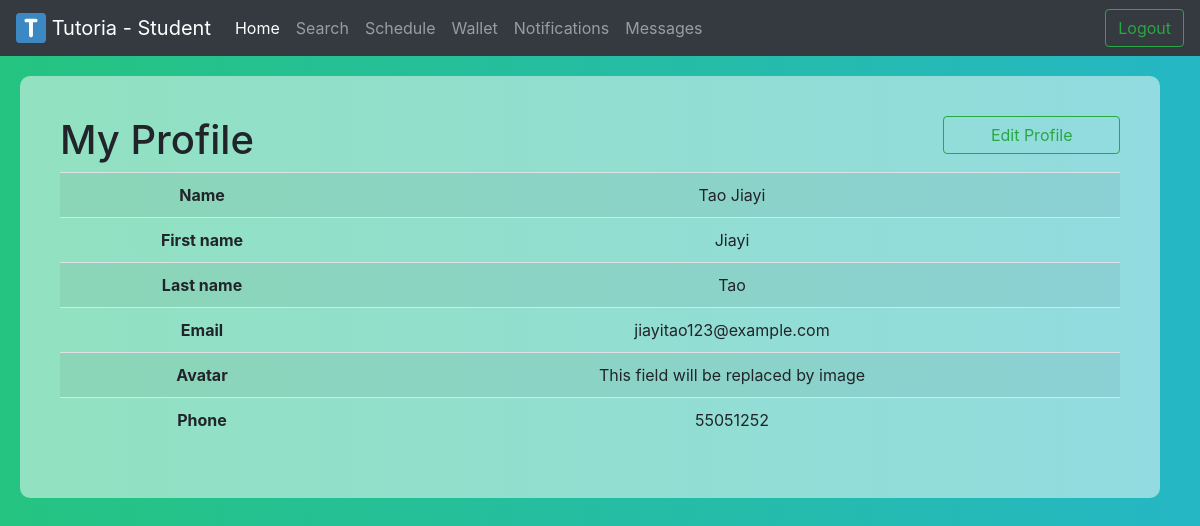
The page /student/homepage/ (signed in) on the database its author committed.
### tutoria/models.py (models this page shows, shortened)
class Client(models.Model):
	user = models.OneToOneField(User, on_delete=models.CASCADE)  # many-to-one
	login_type = models.CharField(max_length=20, default="Student")
	balance = models.FloatField(default="0.00")
	avatar = models.TextField(default="This is an avatar") # change to image
	phone = models.CharField(max_length=10, default="None")
	class Meta:
		abstract = True

class Student(Client):
	pass

### tutoria/views/student_view/homepage_view.py (the view)
def homepage(request):
	student = Student.objects.get(user=request.user)
	num_unread_msg = len(Message.objects.filter(
		receiver = request.user,
		unread = True,
	))
	num_unread_notf = len(Notification.objects.filter(
		user = request.user,
		unread = True,
	))
	return render_to_response('tutoria/student/homepage.html',locals())

### tutoria/templates/tutoria/student/homepage.html (shortened to what this page needs)
<html>
<head>
	{% load static %}
	<link rel="stylesheet" href="https://maxcdn.bootstrapcdn.com/bootstrap/4.0.0-beta.2/css/bootstrap.min.css">
	<link rel="stylesheet" href="http://netdna.bootstrapcdn.com/font-awesome/3.2.1/css/font-awesome.css">
	<link rel="stylesheet" href="{% static 'tutoria/css/student-home.css' %}"/>
</head>
<body>
	<div id="navigation">
		<nav class="navbar navbar-expand-md navbar-dark bg-dark">
			<a class="navbar-brand" href="#">
				<img src="{% static 'tutoria/img/brand.svg' %}" width="30" height="30" class="d-inline-block align-top" alt="">
				Tutoria - Student
			</a>
			<div class="collapse navbar-collapse" id="navbarSupportedContent">
				<ul class="navbar-nav mr-auto">
					<li class="nav-item active">
						<a id="nav-home" class="nav-link" href="javascript:home()" onclick="window.location.reload()"> Home </a>
					</li>
					<li class="nav-item">
						<a id="nav-search" class="nav-link" href="javascript:search()"> Search </a>
					</li>
					<li class="nav-item">
						<a id="nav-schedule" class="nav-link" href="javascript:viewSchedule(0, true)"> Schedule </a>
					</li>
					<li class="nav-item">
						<a id="nav-wallet" class="nav-link" href="javascript:viewWallet()"> Wallet </a>
					</li>
					<li class="nav-item">
						<a id="nav-notf" class="nav-link" href="javascript:viewNotification()">
							Notifications
						</a>
					</li>
					<li class="nav-item">
						<a id="nav-msg" class="nav-link" href="javascript:viewMessage()">
							Messages
						</a>
					</li>
				</ul>
			    <button class="btn btn-outline-success my-2 my-sm-0" onclick=window.location={% url 'logout' %}> Logout </button>
			</div>
		</nav>
	</div>
	<div class="container">
		<div id="profile" onload="loadProfile()">
			<button id="editProfileBtn" class="btn btn-outline-success col-2 float-right" onclick="editProfile()">Edit Profile</button>
			<h1> My Profile </h1>
			<table id="userProfile" class="table table-striped">
				<tr> <th>Name</th> <td>{{ student.user.username }}</td> </tr>
				<tr> <th>First name</th> <td>{{ student.user.first_name }}</td> </tr>
				<tr> <th>Last name</th> <td>{{ student.user.last_name }}</td> </tr>
				<tr> <th>Email</th> <td>{{ student.user.email }}</td> </tr>
				<tr> <th>Avatar</th> <td>{{ student.avatar }}</td> </tr>
				<tr> <th>Phone</th> <td>{{ student.phone}}</td> </tr>
			</table>
		</div>
	</div>
</body>
</html>

### tutoria/static/tutoria/css/student-home.css (style rules this page uses)
body { background: -webkit-linear-gradient(left, #25c481, #25b7c4); background: linear-gradient(to right, #25c481, #25b7c4); min-width: 1200px; }
button { background-color: #4CAF50; border: none; color: white; padding: 15px 32px; text-align: center; text-decoration: none; display: inline-block; font-size: 16px; }
table { width: 85%; text-align: center; }
.container { margin: 20px; padding: 40px; background: rgba(255,255,255,0.5); border-radius: 10px; }

### rows shown on the page
Student: user.username "Tao Jiayi", user.first_name "Jiayi", user.last_name "Tao", user.email "jiayitao123@example.com", avatar "This field will be replaced by image", phone "55051252"
